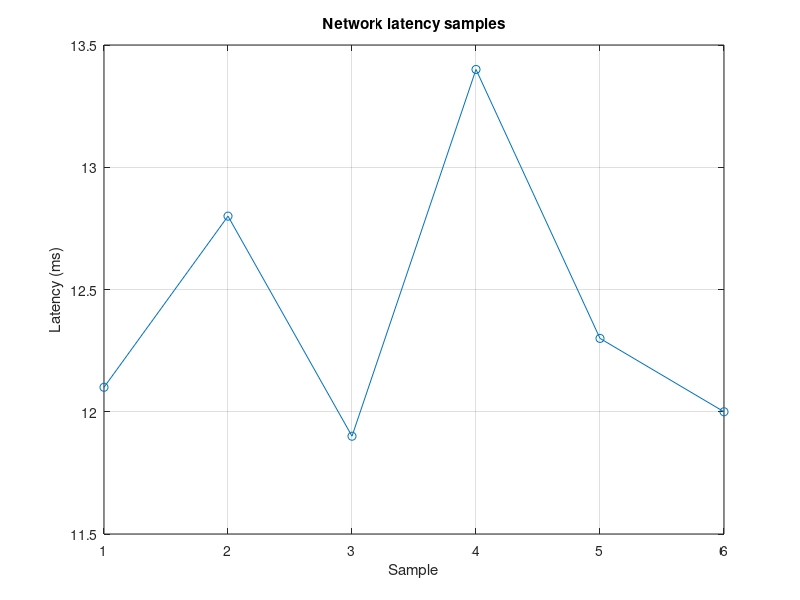

Source code (MATLAB):
latencyMs = [12.1 12.8 11.9 13.4 12.3 12.0];
differences = abs(diff(latencyMs));
meanJitterMs = mean(differences);
fprintf('Mean absolute jitter: %.3f ms\n', meanJitterMs);
figure;
plot(1:numel(latencyMs), latencyMs, '-o');
xlabel('Sample'); ylabel('Latency (ms)'); title('Network latency samples'); grid on;
